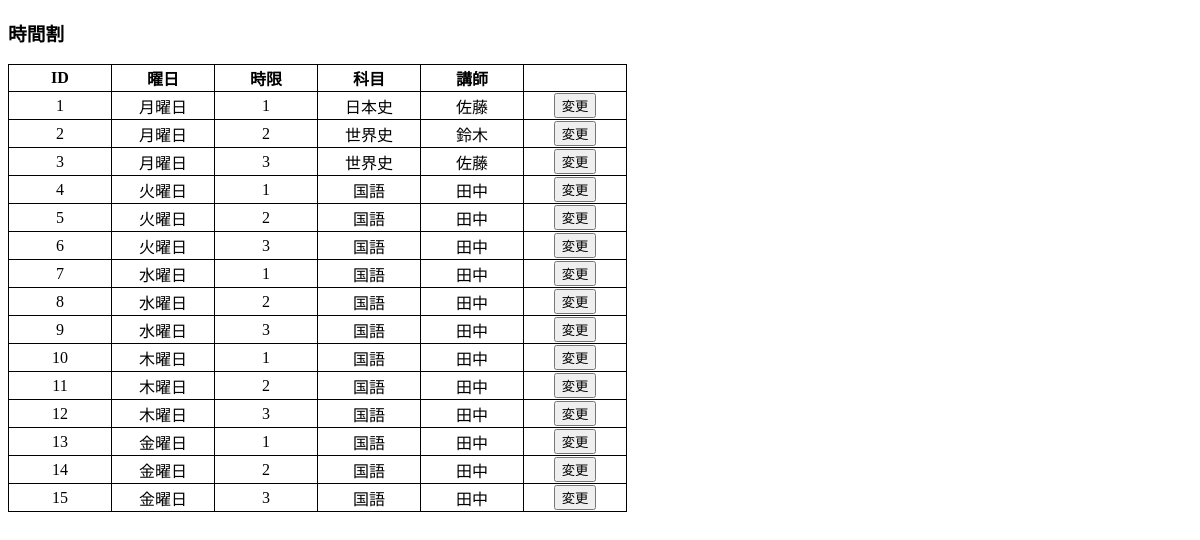
Screenshot of /7_13challenge/7_13challenge.php with the database file from the repository.
### tables this page shows
CREATE TABLE `timetable` (
  `timetableID` int(10) unsigned NOT NULL AUTO_INCREMENT,
  `weekday` varchar(255) DEFAULT NULL,
  `period` int(11) DEFAULT NULL,
  `subjectID` int(11) DEFAULT NULL,
  `teacherID` int(11) DEFAULT NULL,
  PRIMARY KEY (`timetableID`),
  UNIQUE KEY `unique1` (`weekday`,`period`),
  KEY `subjectID` (`subjectID`),
  KEY `teacherID` (`teacherID`),
  CONSTRAINT `timetable_ibfk_1` FOREIGN KEY (`subjectID`) REFERENCES `subjects` (`subjectID`),
  CONSTRAINT `timetable_ibfk_2` FOREIGN KEY (`teacherID`) REFERENCES `teachers` (`teacherID`)
);

CREATE TABLE `subjects` (
  `subjectID` int(11) NOT NULL,
  `subjectName` varchar(255) DEFAULT NULL,
  PRIMARY KEY (`subjectID`)
);

CREATE TABLE `teachers` (
  `teacherID` int(11) NOT NULL,
  `teacherName` varchar(255) DEFAULT NULL,
  PRIMARY KEY (`teacherID`)
);

### 7_13challenge/7_13challenge.php (the view, shortened to what this page needs)
<?php
$input_page = '7_13challenge_input.php';
try{
$pdo_object = new PDO('mysql:host=localhost; dbname=challenge7_13; charset=utf8','root','root');
}catch(PDOException $Exception){
    die('接続に失敗しました:'.$Exception->getMessage());
}
$select_sql = 'SELECT timetableID, weekday, period, subjectName, teacherName FROM timetable JOIN subjects JOIN teachers
                ON timetable.subjectID = subjects.subjectID AND timetable.teacherID = teachers.teacherID';
$select = $pdo_object -> prepare($select_sql);
$select -> execute();
function maketd(){
    global $select;
    $rec = $select -> fetch(PDO::FETCH_NUM);
    for ($i=0; $i <= 4; $i++) {
        echo '<td width="100">'.$rec[$i].'</td>';
    }
}
 ?>
<!DOCTYPE html>
<html>
<head>
    <link type="text/css" rel="stylesheet" href="style.css">
</head>
<body>
    <h3>時間割</h3>
    <div class="timetable">
    <table border="1">
        <tr>
            <th width="100">ID</th>
            <th width="100">曜日</th>
            <th width="100">時限</th>
            <th width="100">科目</th>
            <th width="100">講師</th>
            <th width="100" class="lastcolumn"></th>
        </tr>
        <tr>
            <?php maketd(); ?>
            <td width="100" class="lastcolumn">
                <form action="<?php echo $input_page; ?>" method="post">
                    <button type="submit" name="timetableID" value="1">変更</button>
                </form>
            </td>
        </tr>
        <tr>
            <td width="100" class="lastcolumn">
                <form action="<?php echo $input_page; ?>" method="post">
                    <button type="submit" name="timetableID" value="2">変更</button>
                </form>
            </td>
        </tr>
        <tr>
            <td width="100" class="lastcolumn">
                <form action="<?php echo $input_page; ?>" method="post">
                    <button type="submit" name="timetableID" value="3">変更</button>
                </form>
            </td>
        </tr>
        <tr>
            <td width="100" class="lastcolumn">
                <form action="<?php echo $input_page; ?>" method="post">
                    <button type="submit" name="timetableID" value="4">変更</button>
                </form>
            </td>
        </tr>
        <tr>
            <td width="100" class="lastcolumn">
                <form action="<?php echo $input_page; ?>" method="post">
                    <button type="submit" name="timetableID" value="5">変更</button>
                </form>
            </td>
        </tr>
        <tr>
            <td width="100" class="lastcolumn">
                <form action="<?php echo $input_page; ?>" method="post">
                    <button type="submit" name="timetableID" value="6">変更</button>
                </form>
            </td>
        </tr>
        <tr>
            <td width="100" class="lastcolumn">
                <form action="<?php echo $input_page; ?>" method="post">
                    <button type="submit" name="timetableID" value="7">変更</button>
                </form>
            </td>
        </tr>
        <tr>
            <td width="100" class="lastcolumn">
                <form action="<?php echo $input_page; ?>" method="post">
                    <button type="submit" name="timetableID" value="8">変更</button>
                </form>
            </td>
        </tr>
        <tr>
            <td width="100" class="lastcolumn">
                <form action="<?php echo $input_page; ?>" method="post">
                    <button type="submit" name="timetableID" value="9">変更</button>
                </form>
            </td>
        </tr>
        <tr>
            <td width="100" class="lastcolumn">
                <form action="<?php echo $input_page; ?>" method="post">
                    <button type="submit" name="timetableID" value="10">変更</button>
                </form>
            </td>
        </tr>
        <tr>
            <td width="100" class="lastcolumn">
                <form action="<?php echo $input_page; ?>" method="post">
                    <button type="submit" name="timetableID" value="11">変更</button>
                </form>
            </td>
        </tr>
        <tr>
            <td width="100" class="lastcolumn">
                <form action="<?php echo $input_page; ?>" method="post">
                    <button type="submit" name="timetableID" value="12">変更</button>
                </form>
            </td>
        </tr>
        <tr>
            <td width="100" class="lastcolumn">
                <form action="<?php echo $input_page; ?>" method="post">
                    <button type="submit" name="timetableID" value="13">変更</button>
                </form>
            </td>
        </tr>
        <tr>
            <td width="100" class="lastcolumn">
                <form action="<?php echo $input_page; ?>" method="post">
                    <button type="submit" name="timetableID" value="14">変更</button>
                </form>
            </td>
        </tr>
        <tr>
            <td width="100" class="lastcolumn">
                <form action="<?php echo $input_page; ?>" method="post">
                    <button type="submit" name="timetableID" value="15">変更</button>
                </form>
            </td>
        </tr>
    </table>
    </div>
</body>
</html>

### 7_13challenge/style.css (style rules this page uses)
.timetable table { border: solid 1px #000000; border-collapse: collapse; }
.timetable table tr { text-align: center; }

### rows the page displays
timetable: timetableID "1", weekday "月曜日", period "1"
subjects: subjectName "日本史"
teachers: teacherName "佐藤"
timetable: timetableID "2", weekday "月曜日", period "2"
subjects: subjectName "世界史"
teachers: teacherName "鈴木"
timetable: timetableID "3", weekday "月曜日", period "3"
timetable: timetableID "4", weekday "火曜日", period "1"
subjects: subjectName "国語"
teachers: teacherName "田中"
timetable: timetableID "5", weekday "火曜日", period "2"
timetable: timetableID "6", weekday "火曜日", period "3"
timetable: timetableID "7", weekday "水曜日", period "1"
timetable: timetableID "8", weekday "水曜日", period "2"
timetable: timetableID "9", weekday "水曜日", period "3"
timetable: timetableID "10", weekday "木曜日", period "1"
timetable: timetableID "11", weekday "木曜日", period "2"
timetable: timetableID "12", weekday "木曜日", period "3"
timetable: timetableID "13", weekday "金曜日", period "1"
timetable: timetableID "14", weekday "金曜日", period "2"
timetable: timetableID "15", weekday "金曜日", period "3"
